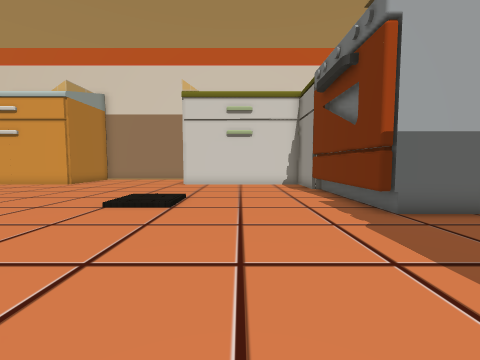
[1] (above)

19 first-person views from a walk through a Unity game level. The camera is 1.3 m above the floor, tilts 4° down and sees 90° across. The floor is counted in squares, 1 m on a side. Each view is taken from the middle of a square. On the plan, view 1 faces up. The plan holds only what a view shows up to about 12 squares ahead; the rest is blank. Some surface patterns are stand-ins.

[2]
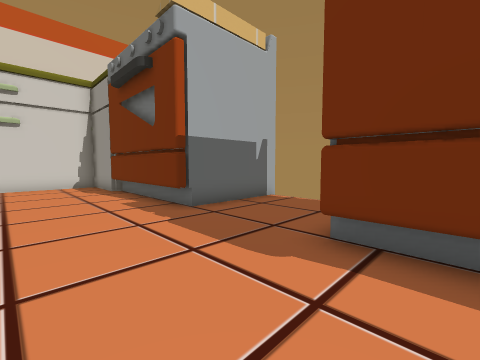

[3]
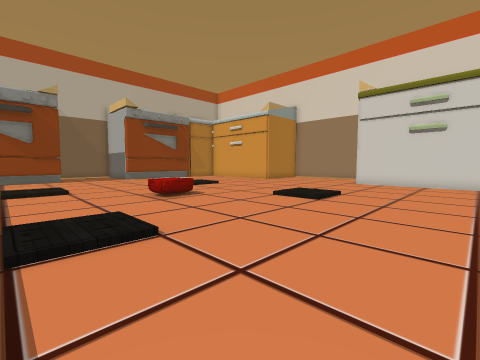

[4]
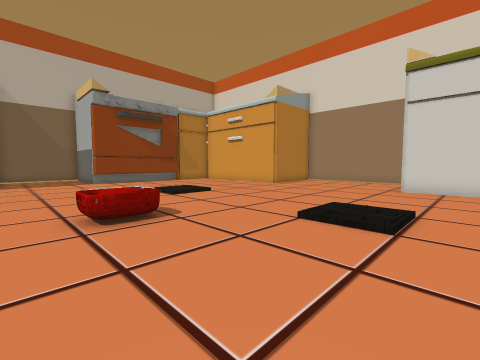

[5]
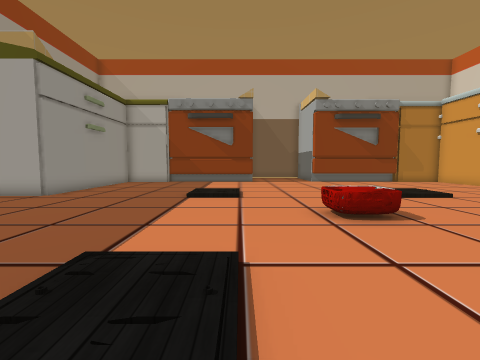

[6]
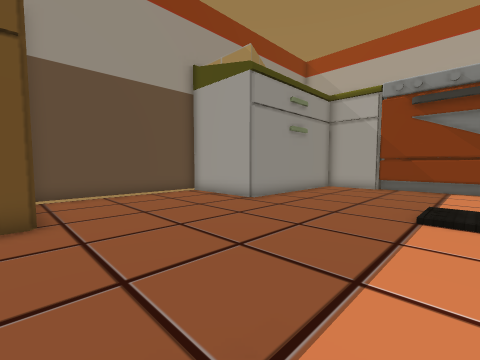

[7]
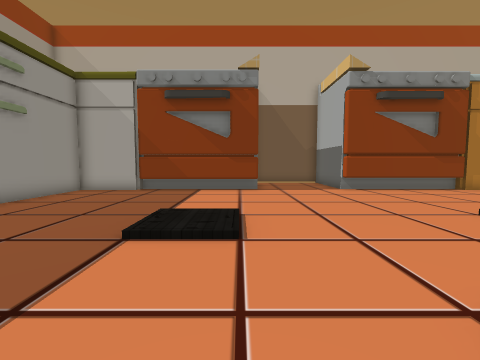

[8]
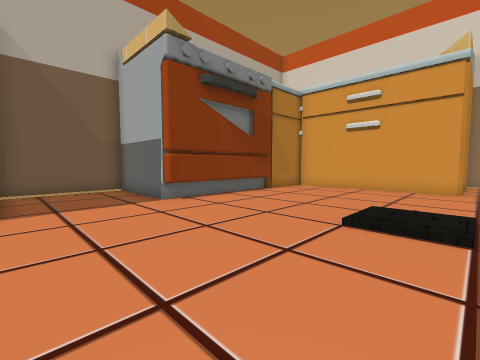

[9]
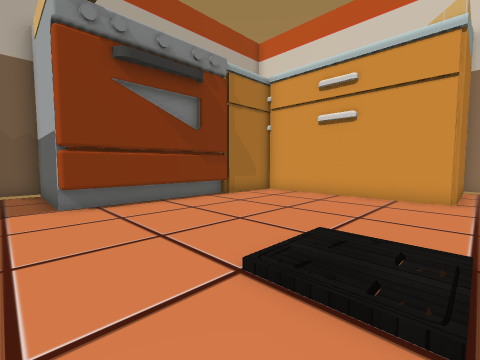

[10]
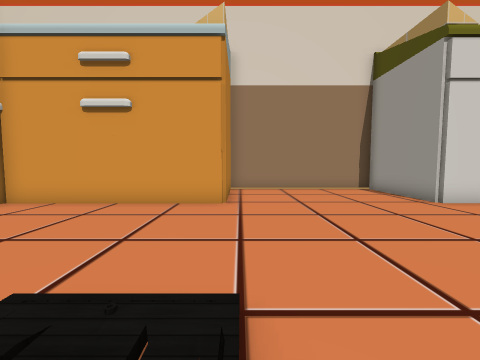

[11]
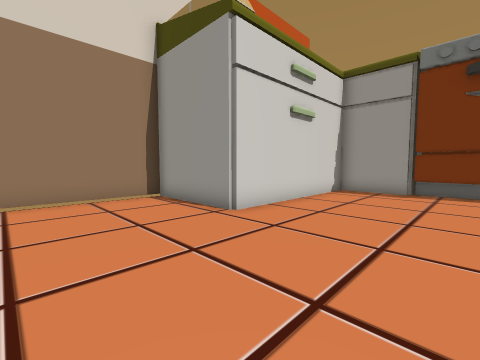

[12]
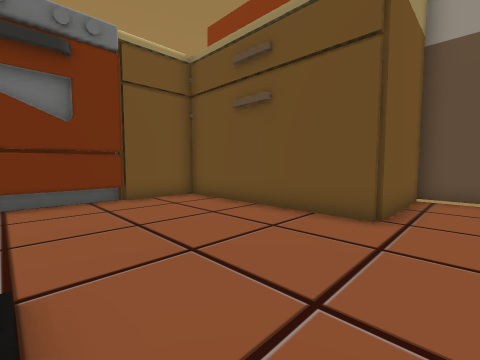

[13]
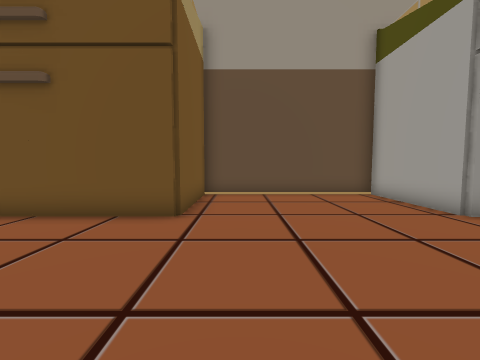

[14]
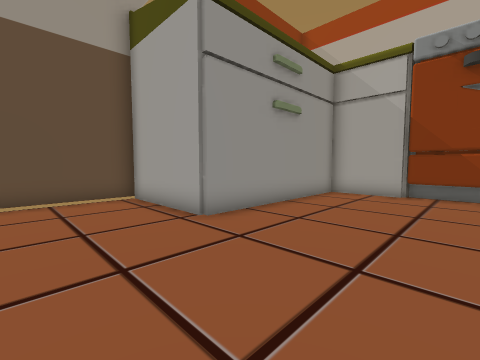

[15]
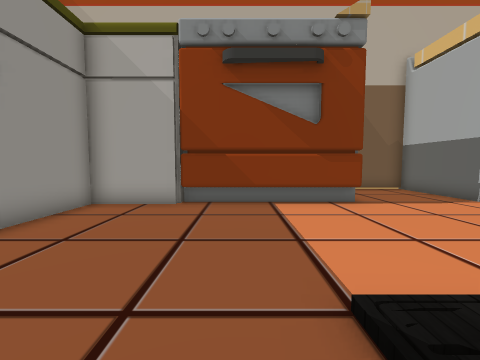

[16]
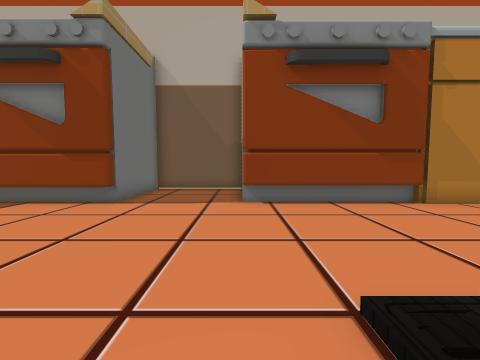

[17]
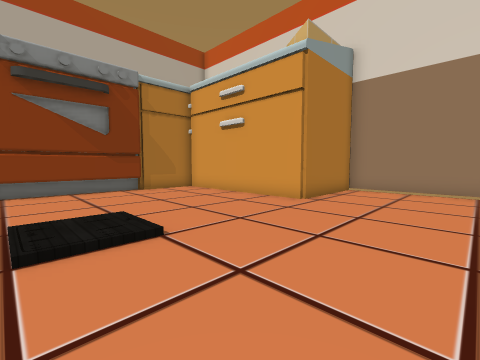

[18]
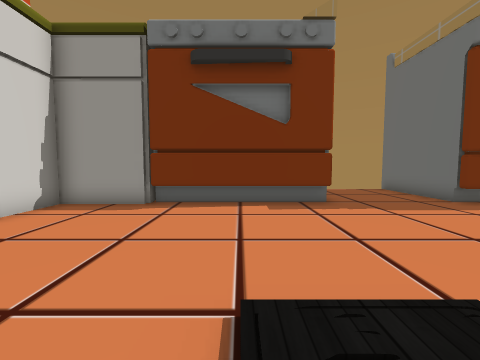

[19]
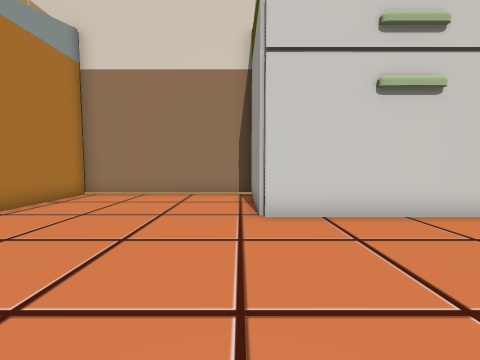

### Floor plan
Key: @ floor where view 1 was taken; # wall or solid block; . main floor; : floor 0.25 m higher than the main floor; / step, stairs or slope; O other object.
Columns run from 22 left of view 1 to 8 right of it. Each row starts with its distance up from view 1.
 19            #########
 18            #.......#
 17            #.......#
 16           ##.......##
 15     #######O.......O#####O#
 14     #.....................#
 13     O.....................O
 12     #.....................#
 11     O.....................O
 10     O.....................O
  9     O.....///.....///.....O
  8     O...../:/...../:/.....O
  7     O.....///.....///.....O
  6 #####.....................#####
  5 #..............O..............
  4 #.............OOO.............
  3 #..............O..............
  2 #####.....................O####
  1     O.....///.....///.....O
  0     O...../:/...../:/.@...O
 -1     O.....///.....///.....O
 -2     O.....................O
 -3     O.....................O
 -4     #.....................#
 -5     O.....................#
 -6     #.....................#
 -7     #O#####O.......##O#####
 -8           ##.......#
 -9            #.......
-10            #.......
-11            ########

Where each view was taken, in squares from view 1:
view 1: 0 up, 0 right, facing up
view 2: 0 up, 0 right, facing up-right
view 3: 1 down, 2 right, facing up-left
view 4: 2 up, 1 left, facing up-left
view 5: 1 up, 1 left, facing left
view 6: 0 up, 3 left, facing down-left
view 7: 1 up, 6 left, facing left
view 8: 2 up, 10 left, facing up-left
view 9: 5 up, 10 left, facing up-left
view 10: 7 up, 10 left, facing up
view 11: 10 up, 8 left, facing up-right
view 12: 1 down, 5 left, facing down-right
view 13: 1 down, 5 left, facing down
view 14: 2 down, 7 left, facing down-left
view 15: 2 down, 10 left, facing left
view 16: 6 up, 10 left, facing left
view 17: 7 up, 6 left, facing up-left
view 18: 9 up, 4 left, facing right
view 19: 9 up, 4 left, facing up
